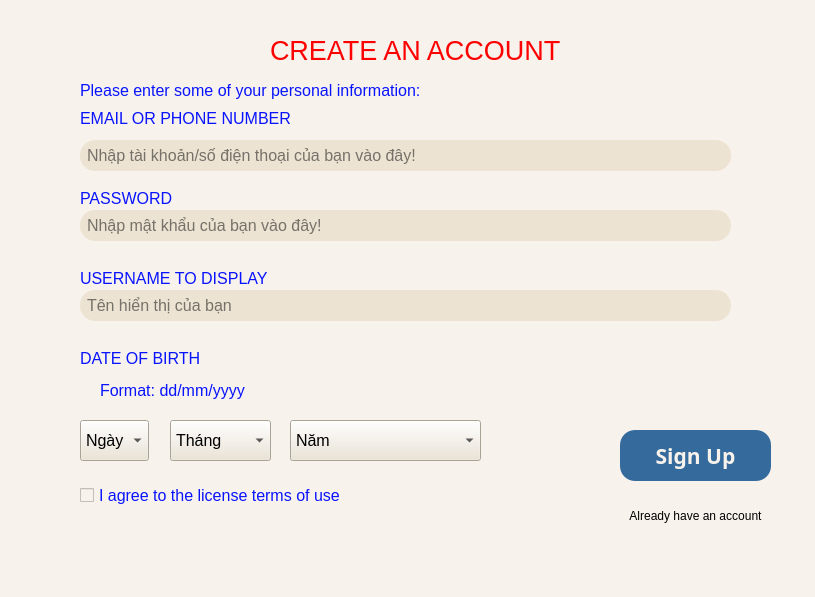
<?xml version="1.0" encoding="UTF-8"?>
<ui version="4.0">
 <class>MainWindow</class>
 <widget class="QMainWindow" name="MainWindow">
  <property name="geometry">
   <rect>
    <x>0</x>
    <y>0</y>
    <width>815</width>
    <height>597</height>
   </rect>
  </property>
  <property name="windowTitle">
   <string>Register Form</string>
  </property>
  <property name="styleSheet">
   <string notr="true">background-color: #F8F2EC;</string>
  </property>
  <widget class="QWidget" name="centralwidget">
   <widget class="QLabel" name="label">
    <property name="geometry">
     <rect>
      <x>270</x>
      <y>20</y>
      <width>331</width>
      <height>61</height>
     </rect>
    </property>
    <property name="font">
     <font>
      <pointsize>20</pointsize>
     </font>
    </property>
    <property name="styleSheet">
     <string notr="true">color:rgb(255, 0, 0)</string>
    </property>
    <property name="text">
     <string>CREATE AN ACCOUNT</string>
    </property>
   </widget>
   <widget class="QLineEdit" name="le_account">
    <property name="geometry">
     <rect>
      <x>80</x>
      <y>140</y>
      <width>651</width>
      <height>31</height>
     </rect>
    </property>
    <property name="font">
     <font>
      <family>Segoe UI</family>
      <pointsize>12</pointsize>
      <weight>50</weight>
      <italic>false</italic>
      <bold>false</bold>
     </font>
    </property>
    <property name="styleSheet">
     <string notr="true">background-color: #ECE3D2;
font: 12pt &quot;Segoe UI&quot;;
border-radius: 15px;
padding-left: 5px;</string>
    </property>
    <property name="placeholderText">
     <string>Nhập tài khoản/số điện thoại của bạn vào đây!</string>
    </property>
   </widget>
   <widget class="QLabel" name="lb_password">
    <property name="geometry">
     <rect>
      <x>80</x>
      <y>190</y>
      <width>121</width>
      <height>16</height>
     </rect>
    </property>
    <property name="font">
     <font>
      <pointsize>12</pointsize>
     </font>
    </property>
    <property name="styleSheet">
     <string notr="true">color:rgb(8, 20, 255)</string>
    </property>
    <property name="text">
     <string>PASSWORD</string>
    </property>
   </widget>
   <widget class="QLineEdit" name="le_password">
    <property name="geometry">
     <rect>
      <x>80</x>
      <y>210</y>
      <width>651</width>
      <height>31</height>
     </rect>
    </property>
    <property name="font">
     <font>
      <family>Segoe UI</family>
      <pointsize>12</pointsize>
      <weight>50</weight>
      <italic>false</italic>
      <bold>false</bold>
     </font>
    </property>
    <property name="styleSheet">
     <string notr="true">background-color: #ECE3D2;
font: 12pt &quot;Segoe UI&quot;;
border-radius: 15px;
padding-left: 5px;</string>
    </property>
    <property name="echoMode">
     <enum>QLineEdit::Password</enum>
    </property>
    <property name="placeholderText">
     <string>Nhập mật khẩu của bạn vào đây!</string>
    </property>
   </widget>
   <widget class="QLabel" name="lb_fullname">
    <property name="geometry">
     <rect>
      <x>80</x>
      <y>270</y>
      <width>221</width>
      <height>16</height>
     </rect>
    </property>
    <property name="font">
     <font>
      <pointsize>12</pointsize>
     </font>
    </property>
    <property name="styleSheet">
     <string notr="true">color:rgb(8, 20, 255)</string>
    </property>
    <property name="text">
     <string>USERNAME TO DISPLAY</string>
    </property>
   </widget>
   <widget class="QLineEdit" name="le_fullname">
    <property name="geometry">
     <rect>
      <x>80</x>
      <y>290</y>
      <width>651</width>
      <height>31</height>
     </rect>
    </property>
    <property name="font">
     <font>
      <family>Segoe UI</family>
      <pointsize>12</pointsize>
      <weight>50</weight>
      <italic>false</italic>
      <bold>false</bold>
     </font>
    </property>
    <property name="styleSheet">
     <string notr="true">background-color: #ECE3D2;
font: 12pt &quot;Segoe UI&quot;;
border-radius: 15px;
padding-left: 5px;</string>
    </property>
    <property name="placeholderText">
     <string>Tên hiển thị của bạn</string>
    </property>
   </widget>
   <widget class="QLabel" name="lb_date">
    <property name="geometry">
     <rect>
      <x>80</x>
      <y>350</y>
      <width>141</width>
      <height>16</height>
     </rect>
    </property>
    <property name="font">
     <font>
      <pointsize>12</pointsize>
     </font>
    </property>
    <property name="styleSheet">
     <string notr="true">color:rgb(8, 20, 255)</string>
    </property>
    <property name="text">
     <string>DATE OF BIRTH</string>
    </property>
   </widget>
   <widget class="QComboBox" name="cb_month">
    <property name="geometry">
     <rect>
      <x>170</x>
      <y>420</y>
      <width>101</width>
      <height>41</height>
     </rect>
    </property>
    <property name="font">
     <font>
      <family>Segoe UI</family>
      <pointsize>12</pointsize>
      <weight>50</weight>
      <italic>false</italic>
      <bold>false</bold>
     </font>
    </property>
    <property name="styleSheet">
     <string notr="true">background-color: #ECE3D2;
font: 12pt &quot;Segoe UI&quot;;
padding-left: 5px;</string>
    </property>
    <item>
     <property name="text">
      <string>Tháng</string>
     </property>
    </item>
    <item>
     <property name="text">
      <string>Tháng 1</string>
     </property>
    </item>
    <item>
     <property name="text">
      <string>Tháng 2</string>
     </property>
    </item>
    <item>
     <property name="text">
      <string>Tháng 3</string>
     </property>
    </item>
    <item>
     <property name="text">
      <string>Tháng 4</string>
     </property>
    </item>
    <item>
     <property name="text">
      <string>Tháng 5</string>
     </property>
    </item>
    <item>
     <property name="text">
      <string>Tháng 6</string>
     </property>
    </item>
    <item>
     <property name="text">
      <string>Tháng 7</string>
     </property>
    </item>
    <item>
     <property name="text">
      <string>Tháng 8</string>
     </property>
    </item>
    <item>
     <property name="text">
      <string>Tháng 9</string>
     </property>
    </item>
    <item>
     <property name="text">
      <string>Tháng 10</string>
     </property>
    </item>
    <item>
     <property name="text">
      <string>Tháng 11</string>
     </property>
    </item>
    <item>
     <property name="text">
      <string>Tháng 12</string>
     </property>
    </item>
   </widget>
   <widget class="QComboBox" name="cb_day">
    <property name="geometry">
     <rect>
      <x>80</x>
      <y>420</y>
      <width>69</width>
      <height>41</height>
     </rect>
    </property>
    <property name="font">
     <font>
      <family>Segoe UI</family>
      <pointsize>12</pointsize>
      <weight>50</weight>
      <italic>false</italic>
      <bold>false</bold>
     </font>
    </property>
    <property name="styleSheet">
     <string notr="true">background-color: #ECE3D2;
font: 12pt &quot;Segoe UI&quot;;
padding-left: 5px;</string>
    </property>
    <item>
     <property name="text">
      <string>Ngày</string>
     </property>
    </item>
    <item>
     <property name="text">
      <string>1</string>
     </property>
    </item>
    <item>
     <property name="text">
      <string>2</string>
     </property>
    </item>
    <item>
     <property name="text">
      <string>3</string>
     </property>
    </item>
    <item>
     <property name="text">
      <string>4</string>
     </property>
    </item>
    <item>
     <property name="text">
      <string>5</string>
     </property>
    </item>
    <item>
     <property name="text">
      <string>6</string>
     </property>
    </item>
    <item>
     <property name="text">
      <string>7</string>
     </property>
    </item>
    <item>
     <property name="text">
      <string>8</string>
     </property>
    </item>
    <item>
     <property name="text">
      <string>9</string>
     </property>
    </item>
    <item>
     <property name="text">
      <string>10</string>
     </property>
    </item>
    <item>
     <property name="text">
      <string>11</string>
     </property>
    </item>
    <item>
     <property name="text">
      <string>12</string>
     </property>
    </item>
    <item>
     <property name="text">
      <string>13</string>
     </property>
    </item>
    <item>
     <property name="text">
      <string>14</string>
     </property>
    </item>
    <item>
     <property name="text">
      <string>15</string>
     </property>
    </item>
    <item>
     <property name="text">
      <string>16</string>
     </property>
    </item>
    <item>
     <property name="text">
      <string>17</string>
     </property>
    </item>
    <item>
     <property name="text">
      <string>18</string>
     </property>
    </item>
    <item>
     <property name="text">
      <string>19</string>
     </property>
    </item>
    <item>
     <property name="text">
      <string>20</string>
     </property>
    </item>
    <item>
     <property name="text">
      <string>21</string>
     </property>
    </item>
    <item>
     <property name="text">
      <string>22</string>
     </property>
    </item>
    <item>
     <property name="text">
      <string>23</string>
     </property>
    </item>
    <item>
     <property name="text">
      <string>24</string>
     </property>
    </item>
    <item>
     <property name="text">
      <string>25</string>
     </property>
    </item>
    <item>
     <property name="text">
      <string>26</string>
     </property>
    </item>
    <item>
     <property name="text">
      <string>27</string>
     </property>
    </item>
    <item>
     <property name="text">
      <string>28</string>
     </property>
    </item>
    <item>
     <property name="text">
      <string>29</string>
     </property>
    </item>
    <item>
     <property name="text">
      <string>30</string>
     </property>
    </item>
    <item>
     <property name="text">
      <string>31</string>
     </property>
    </item>
   </widget>
   <widget class="QComboBox" name="cb_year">
    <property name="geometry">
     <rect>
      <x>290</x>
      <y>420</y>
      <width>191</width>
      <height>41</height>
     </rect>
    </property>
    <property name="font">
     <font>
      <family>Segoe UI</family>
      <pointsize>12</pointsize>
      <weight>50</weight>
      <italic>false</italic>
      <bold>false</bold>
     </font>
    </property>
    <property name="styleSheet">
     <string notr="true">background-color: #ECE3D2;
font: 12pt &quot;Segoe UI&quot;;
padding-left: 5px;</string>
    </property>
    <item>
     <property name="text">
      <string>Năm</string>
     </property>
    </item>
    <item>
     <property name="text">
      <string>1930</string>
     </property>
    </item>
    <item>
     <property name="text">
      <string>1931</string>
     </property>
    </item>
    <item>
     <property name="text">
      <string>1932</string>
     </property>
    </item>
    <item>
     <property name="text">
      <string>1933</string>
     </property>
    </item>
    <item>
     <property name="text">
      <string>1934</string>
     </property>
    </item>
    <item>
     <property name="text">
      <string>1935</string>
     </property>
    </item>
    <item>
     <property name="text">
      <string>1936</string>
     </property>
    </item>
    <item>
     <property name="text">
      <string>1937</string>
     </property>
    </item>
    <item>
     <property name="text">
      <string>1938</string>
     </property>
    </item>
    <item>
     <property name="text">
      <string>1939</string>
     </property>
    </item>
    <item>
     <property name="text">
      <string>1940</string>
     </property>
    </item>
    <item>
     <property name="text">
      <string>1941</string>
     </property>
    </item>
    <item>
     <property name="text">
      <string>1942</string>
     </property>
    </item>
    <item>
     <property name="text">
      <string>1943</string>
     </property>
    </item>
    <item>
     <property name="text">
      <string>1944</string>
     </property>
    </item>
    <item>
     <property name="text">
      <string>1945</string>
     </property>
    </item>
    <item>
     <property name="text">
      <string>1946</string>
     </property>
    </item>
    <item>
     <property name="text">
      <string>1947</string>
     </property>
    </item>
    <item>
     <property name="text">
      <string>1948</string>
     </property>
    </item>
    <item>
     <property name="text">
      <string>1949</string>
     </property>
    </item>
    <item>
     <property name="text">
      <string>1950</string>
     </property>
    </item>
    <item>
     <property name="text">
      <string>1951</string>
     </property>
    </item>
    <item>
     <property name="text">
      <string>1952</string>
     </property>
    </item>
    <item>
     <property name="text">
      <string>1953</string>
     </property>
    </item>
    <item>
     <property name="text">
      <string>1954</string>
     </property>
    </item>
    <item>
     <property name="text">
      <string>1955</string>
     </property>
    </item>
    <item>
     <property name="text">
      <string>1956</string>
     </property>
    </item>
    <item>
     <property name="text">
      <string>1958</string>
     </property>
    </item>
    <item>
     <property name="text">
      <string>1959</string>
     </property>
    </item>
    <item>
     <property name="text">
      <string>1960</string>
     </property>
    </item>
    <item>
     <property name="text">
      <string>1961</string>
     </property>
    </item>
    <item>
     <property name="text">
      <string>1962</string>
     </property>
    </item>
    <item>
     <property name="text">
      <string>1963</string>
     </property>
    </item>
    <item>
     <property name="text">
      <string>1964</string>
     </property>
    </item>
    <item>
     <property name="text">
      <string>1965</string>
     </property>
    </item>
    <item>
     <property name="text">
      <string>1966</string>
     </property>
    </item>
    <item>
     <property name="text">
      <string>1967</string>
     </property>
    </item>
    <item>
     <property name="text">
      <string>1968</string>
     </property>
    </item>
    <item>
     <property name="text">
      <string>1969</string>
     </property>
    </item>
    <item>
     <property name="text">
      <string>1970</string>
     </property>
    </item>
    <item>
     <property name="text">
      <string>1971</string>
     </property>
    </item>
    <item>
     <property name="text">
      <string>1972</string>
     </property>
    </item>
    <item>
     <property name="text">
      <string>1973</string>
     </property>
    </item>
    <item>
     <property name="text">
      <string>1974</string>
     </property>
    </item>
    <item>
     <property name="text">
      <string>1975</string>
     </property>
    </item>
    <item>
     <property name="text">
      <string>1976</string>
     </property>
    </item>
    <item>
     <property name="text">
      <string>1977</string>
     </property>
    </item>
    <item>
     <property name="text">
      <string>1978</string>
     </property>
    </item>
    <item>
     <property name="text">
      <string>1979</string>
     </property>
    </item>
    <item>
     <property name="text">
      <string>1980</string>
     </property>
    </item>
    <item>
     <property name="text">
      <string>1981</string>
     </property>
    </item>
    <item>
     <property name="text">
      <string>1982</string>
     </property>
    </item>
    <item>
     <property name="text">
      <string>1983</string>
     </property>
    </item>
    <item>
     <property name="text">
      <string>1984</string>
     </property>
    </item>
    <item>
     <property name="text">
      <string>1985</string>
     </property>
    </item>
    <item>
     <property name="text">
      <string>1986</string>
     </property>
    </item>
    <item>
     <property name="text">
      <string>1987</string>
     </property>
    </item>
    <item>
     <property name="text">
      <string>1988</string>
     </property>
    </item>
    <item>
     <property name="text">
      <string>1989</string>
     </property>
    </item>
    <item>
     <property name="text">
      <string>1990</string>
     </property>
    </item>
    <item>
     <property name="text">
      <string>1991</string>
     </property>
    </item>
    <item>
     <property name="text">
      <string>1992</string>
     </property>
    </item>
    <item>
     <property name="text">
      <string>1993</string>
     </property>
    </item>
    <item>
     <property name="text">
      <string>1994</string>
     </property>
    </item>
    <item>
     <property name="text">
      <string>1995</string>
     </property>
    </item>
    <item>
     <property name="text">
      <string>1996</string>
     </property>
    </item>
    <item>
     <property name="text">
      <string>1997</string>
     </property>
    </item>
    <item>
     <property name="text">
      <string>1998</string>
     </property>
    </item>
    <item>
     <property name="text">
      <string>1999</string>
     </property>
    </item>
    <item>
     <property name="text">
      <string>2000</string>
     </property>
    </item>
    <item>
     <property name="text">
      <string>2001</string>
     </property>
    </item>
    <item>
     <property name="text">
      <string>2002</string>
     </property>
    </item>
    <item>
     <property name="text">
      <string>2003</string>
     </property>
    </item>
    <item>
     <property name="text">
      <string>2004</string>
     </property>
    </item>
    <item>
     <property name="text">
      <string>2005</string>
     </property>
    </item>
    <item>
     <property name="text">
      <string>2006</string>
     </property>
    </item>
    <item>
     <property name="text">
      <string>2007</string>
     </property>
    </item>
    <item>
     <property name="text">
      <string>2008</string>
     </property>
    </item>
    <item>
     <property name="text">
      <string>2009</string>
     </property>
    </item>
    <item>
     <property name="text">
      <string>2010</string>
     </property>
    </item>
    <item>
     <property name="text">
      <string>2011</string>
     </property>
    </item>
    <item>
     <property name="text">
      <string>2012</string>
     </property>
    </item>
    <item>
     <property name="text">
      <string>2013</string>
     </property>
    </item>
    <item>
     <property name="text">
      <string>2014</string>
     </property>
    </item>
    <item>
     <property name="text">
      <string>2015</string>
     </property>
    </item>
    <item>
     <property name="text">
      <string>2016</string>
     </property>
    </item>
    <item>
     <property name="text">
      <string>2017</string>
     </property>
    </item>
    <item>
     <property name="text">
      <string>2018</string>
     </property>
    </item>
    <item>
     <property name="text">
      <string>2019</string>
     </property>
    </item>
    <item>
     <property name="text">
      <string>2020</string>
     </property>
    </item>
    <item>
     <property name="text">
      <string>2021</string>
     </property>
    </item>
    <item>
     <property name="text">
      <string>2022</string>
     </property>
    </item>
    <item>
     <property name="text">
      <string>2023</string>
     </property>
    </item>
    <item>
     <property name="text">
      <string>2024</string>
     </property>
    </item>
    <item>
     <property name="text">
      <string>  ...</string>
     </property>
    </item>
    <item>
     <property name="text">
      <string>Không muốn tiết lộ</string>
     </property>
    </item>
   </widget>
   <widget class="QLabel" name="label_6">
    <property name="geometry">
     <rect>
      <x>100</x>
      <y>380</y>
      <width>191</width>
      <height>21</height>
     </rect>
    </property>
    <property name="font">
     <font>
      <pointsize>12</pointsize>
     </font>
    </property>
    <property name="styleSheet">
     <string notr="true">color:rgb(8, 20, 255)</string>
    </property>
    <property name="text">
     <string>Format: dd/mm/yyyy</string>
    </property>
   </widget>
   <widget class="QCheckBox" name="chb_agree">
    <property name="geometry">
     <rect>
      <x>80</x>
      <y>480</y>
      <width>331</width>
      <height>31</height>
     </rect>
    </property>
    <property name="font">
     <font>
      <pointsize>12</pointsize>
     </font>
    </property>
    <property name="styleSheet">
     <string notr="true">color:rgb(8, 20, 255)</string>
    </property>
    <property name="text">
     <string>I agree to the license terms of use</string>
    </property>
   </widget>
   <widget class="QPushButton" name="bt_signup">
    <property name="geometry">
     <rect>
      <x>620</x>
      <y>430</y>
      <width>151</width>
      <height>51</height>
     </rect>
    </property>
    <property name="font">
     <font>
      <family>Bahnschrift</family>
      <pointsize>16</pointsize>
      <weight>75</weight>
      <italic>false</italic>
      <bold>true</bold>
     </font>
    </property>
    <property name="styleSheet">
     <string notr="true">border-radius: 15px;
font: 600 16pt &quot;Bahnschrift&quot;;
background-color: #356a9c;
color: #F8F2EC;</string>
    </property>
    <property name="text">
     <string>Sign Up</string>
    </property>
   </widget>
   <widget class="QPushButton" name="bt_already">
    <property name="geometry">
     <rect>
      <x>610</x>
      <y>490</y>
      <width>171</width>
      <height>51</height>
     </rect>
    </property>
    <property name="font">
     <font>
      <pointsize>9</pointsize>
     </font>
    </property>
    <property name="styleSheet">
     <string notr="true">background_color:#F8F2EC;
border-radius: 15px;
	</string>
    </property>
    <property name="text">
     <string>Already have an account</string>
    </property>
   </widget>
   <widget class="QLabel" name="lb_password_2">
    <property name="geometry">
     <rect>
      <x>80</x>
      <y>110</y>
      <width>241</width>
      <height>16</height>
     </rect>
    </property>
    <property name="font">
     <font>
      <pointsize>12</pointsize>
     </font>
    </property>
    <property name="styleSheet">
     <string notr="true">color:rgb(8, 20, 255)</string>
    </property>
    <property name="text">
     <string>EMAIL OR PHONE NUMBER</string>
    </property>
   </widget>
   <widget class="QLabel" name="lb_password_3">
    <property name="geometry">
     <rect>
      <x>80</x>
      <y>80</y>
      <width>451</width>
      <height>21</height>
     </rect>
    </property>
    <property name="font">
     <font>
      <pointsize>12</pointsize>
     </font>
    </property>
    <property name="styleSheet">
     <string notr="true">color:rgb(8, 20, 255)</string>
    </property>
    <property name="text">
     <string>Please enter some of your personal information:</string>
    </property>
   </widget>
  </widget>
  <widget class="QMenuBar" name="menubar">
   <property name="geometry">
    <rect>
     <x>0</x>
     <y>0</y>
     <width>815</width>
     <height>21</height>
    </rect>
   </property>
  </widget>
  <widget class="QStatusBar" name="statusbar"/>
 </widget>
 <resources/>
 <connections/>
</ui>
